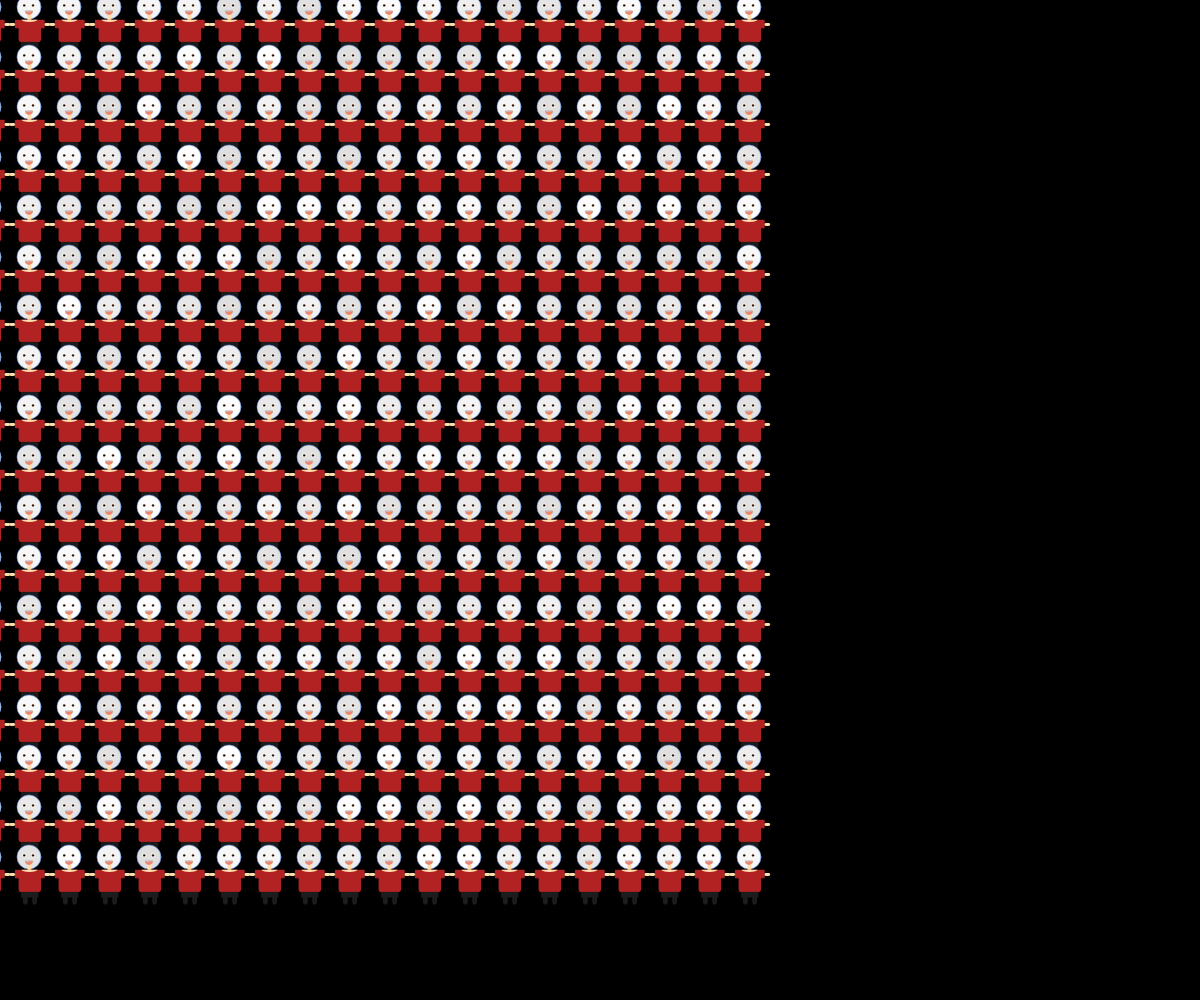
Frame 1 (no input)
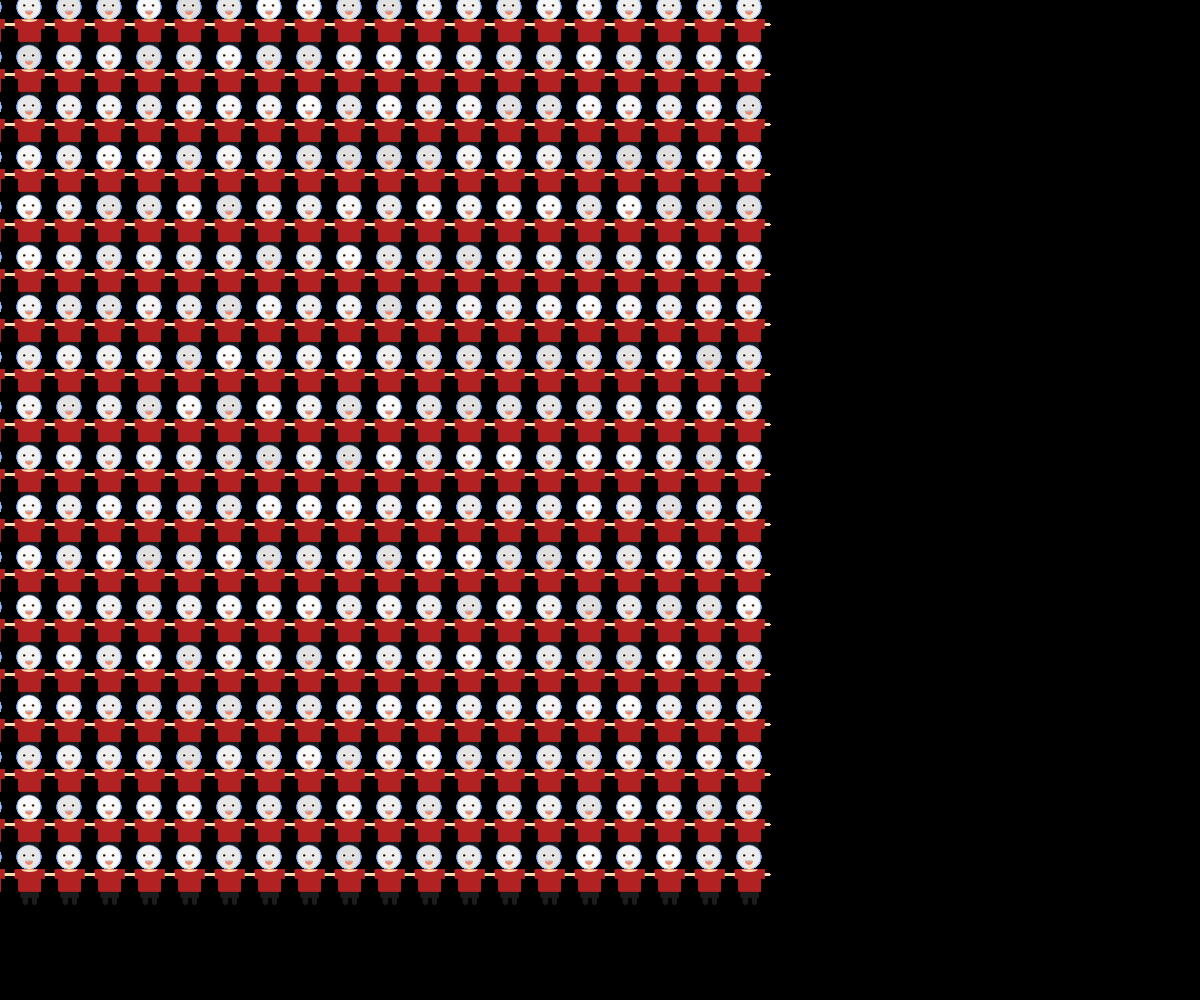
Frame 60 (no input)
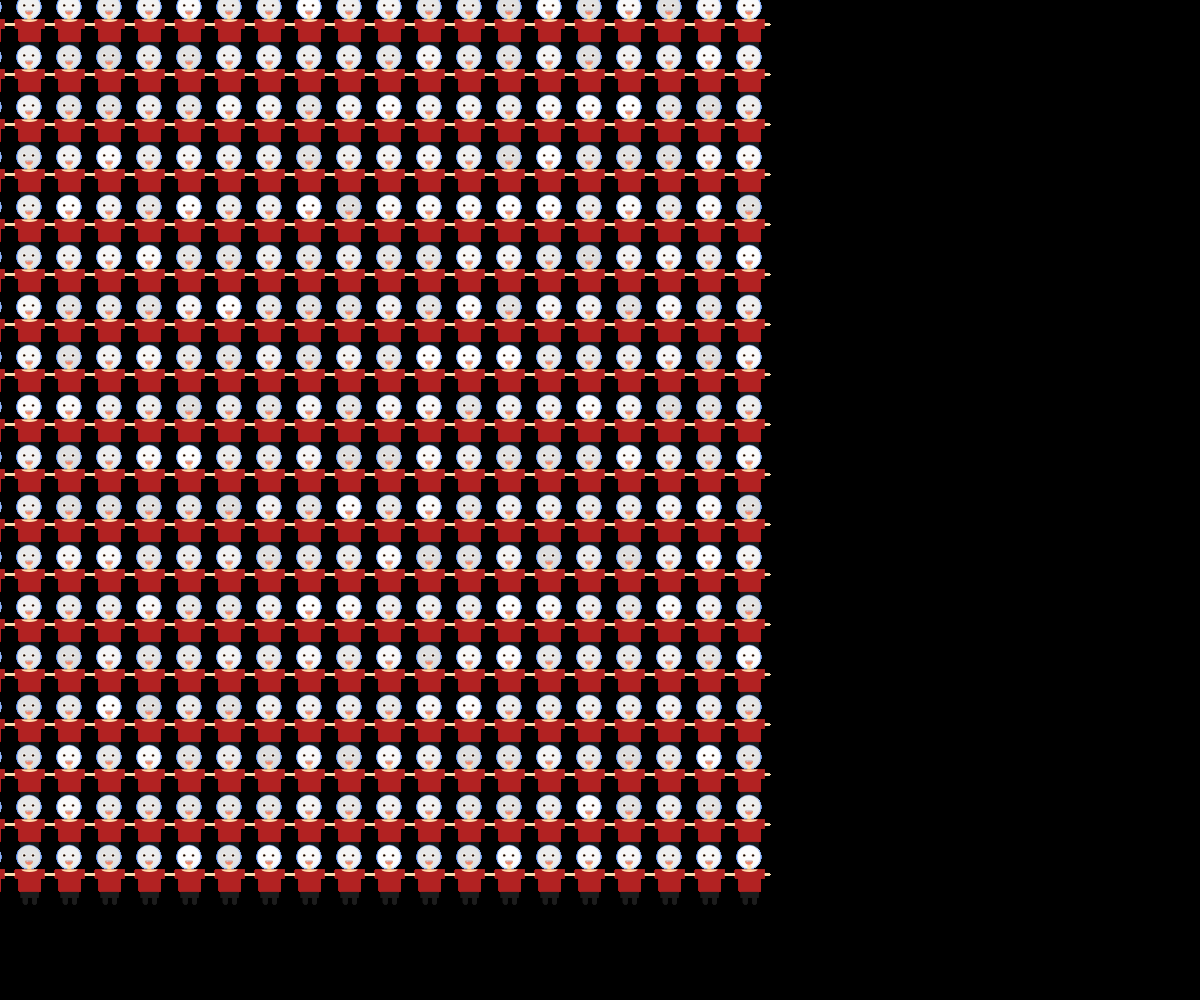
Frame 120 (the mouse pressed at the canvas centre since frame 60)

The p5.js sketch that drew these frames (run headless with seeded random() and noise() and a simulated clock; from frame 60 on, the mouse is pressed at the canvas centre):

// p5.js sketch
// ── sketch.js
let espLarg = 30;
let espAltura = 20;

function setup() {
  createCanvas(windowWidth, windowHeight);
  background(10);
  stroke(255);
  strokeWeight(2);
  noFill();
  background(0);
}

function draw() {
  
  for (let i = 1; i < espLarg; i++) {
    for (let j = 1; j < espAltura; j++) {
      push();
      translate(i * width / espLarg, j * height / espAltura)
      translate(-515,-125)
      scale(0.16);
strokeWeight(4);
stroke(100,149,237);
fill(random(255,222,173));
circle(650, 200, 150);
strokeWeight(0.5);
stroke(255,255,255);
fill (255,255,255);
circle(620, 190, 25);
strokeWeight(0.5);
stroke(255,255,255);
fill (255,255,255);
circle(675, 190, 25);
strokeWeight(0.7);
stroke(0,0,0);
fill (107,66,38);
circle(675, 190, 15);
strokeWeight(0.7);
stroke(0,0,0);
fill (107,66,38);
circle(620, 190, 15);
strokeWeight(0.7);
stroke(0,0,0);
fill (0,0,0);
circle(620, 190,7);
strokeWeight(0.7);
stroke(0,0,0);
fill (0,0,0);
circle(675, 190, 7);
fill (219,147,112);
noStroke();
arc(650, 223, 50, 50, 0 , PI, CHORD);
fill(255,255,255);
noStroke();
rect(650, 223, 5, 5);
fill(255,255,255);
noStroke();
rect(656, 223, 5, 5);
fill(255,255,255);
noStroke();
rect(644, 223, 5, 5);
fill(255,255,255);
noStroke();
rect(638, 223, 5, 5);
fill(255,255,255);
noStroke();
rect(632, 223, 5, 5);
fill(255,255,255);
noStroke();
rect(662, 223, 5, 5);
rect(638, 223, 5, 5);
fill(35,35,142);
noStroke();
rect(633, 224, 3, 3);
fill(35,35,142);
noStroke();
rect(639, 224, 3, 3);
fill(35,35,142);
noStroke();
rect(645, 224, 3, 3);
fill(35,35,142);
noStroke();
rect(651, 224, 3, 3);
fill(35,35,142);
noStroke();
rect(657, 224, 3, 3);
fill(35,35,142);
noStroke();
rect(663, 224, 3, 3);
fill (250,128,114);
noStroke();
arc(650, 233, 31, 31, 0 , PI, CHORD);
fill(255,222,173);
noStroke();
rect(640, 250, 25, 45);
fill(178,34,34);
noStroke();
square(585, 280, 140, 20);
fill (255,222,173);
noStroke();
arc(653, 280, 100, 27, 0 , PI, CHORD);
fill (28,28,28);
noStroke();
rect(612, 418, 30, 80, 45);
fill (28,28,28);
noStroke();
rect(670, 418, 30, 80, 45);
fill(178,34,34); //parte dos braços da t-shirt 
noStroke();
rect(562, 280, 40, 53);
fill(178,34,34);
noStroke();
rect(708, 280, 40, 53);
fill (255,222,173); //braços
noStroke();
rect(528, 300, 35, 18, 45);
fill (255,222,173); 
noStroke();
rect(747, 300, 35, 18, 45);
fill (28,28,28); //calças
noStroke();
rect(599, 418, 110, 35);
      pop();
    }

  }
}
